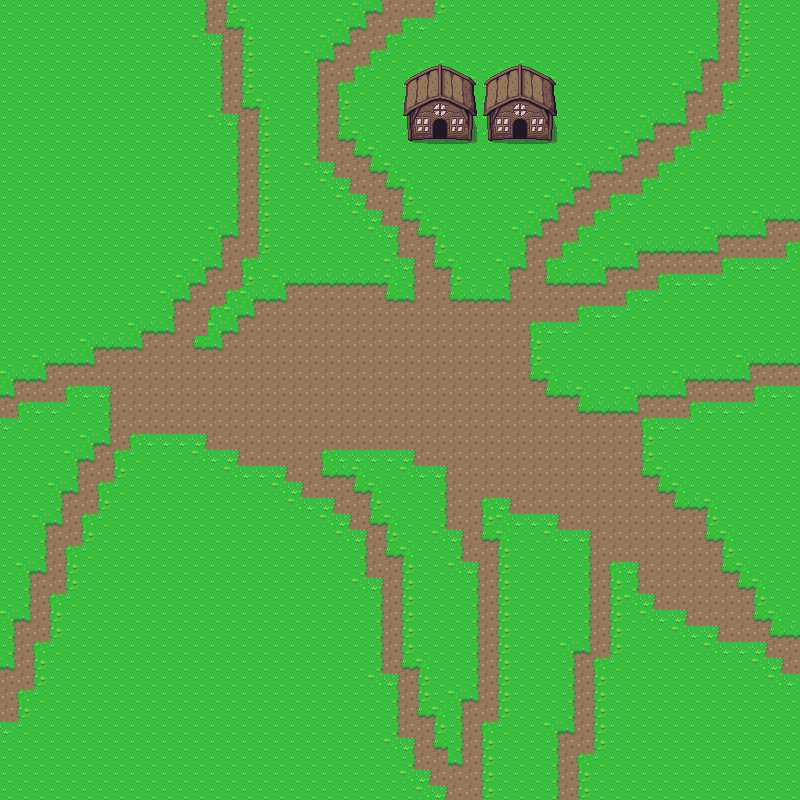

Below is a game level as drawn by its tile map, then a one-line description and the .tmx that defines it (tile-layer data replaced by summaries):
An orthogonal 50x50 tile map with 16x16 px tiles, 2 tile layers (floor, house) and 1 object.

<map version="1.4" tiledversion="1.4.3" orientation="orthogonal" renderorder="right-down" width="50" height="50" tilewidth="16" tileheight="16" infinite="0" nextlayerid="5" nextobjectid="3">
 <tileset firstgid="1" source="Overworld.tsx" />
 <layer id="1" name="floor" width="50" height="50">
  <data>[2500 cells, 2500 non-empty, 14 distinct tile ids]</data>
 </layer>
 <layer id="2" name="house" width="50" height="50">
  <data>[2500 cells, 50 non-empty, 25 distinct tile ids]</data>
 </layer>
 <objectgroup id="4" name="no">
  <object id="1" x="400" y="64" width="160" height="80" />
 </objectgroup>
</map>
